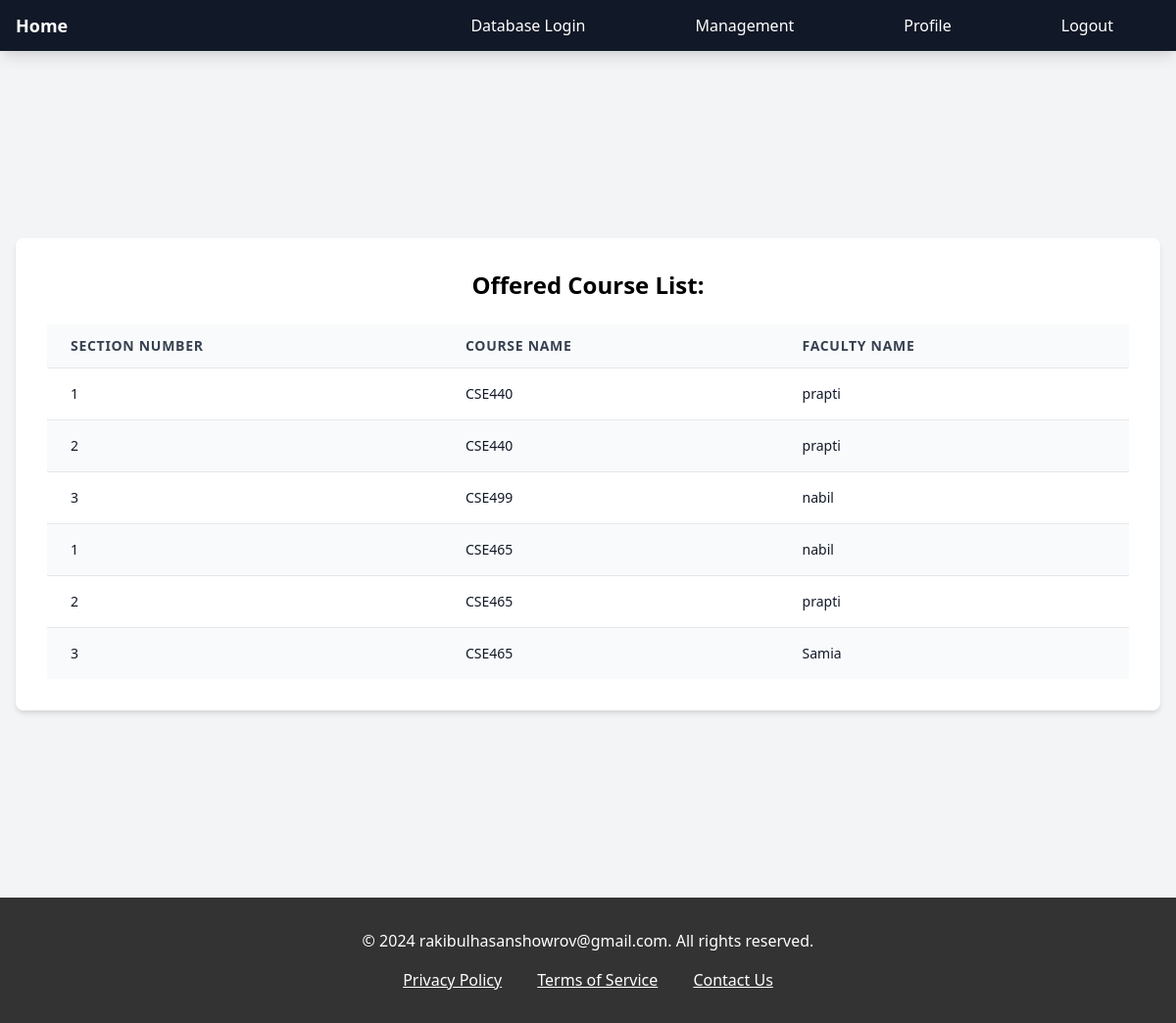
Page /dbmanage/courses/ (signed in) on the earlier database version.
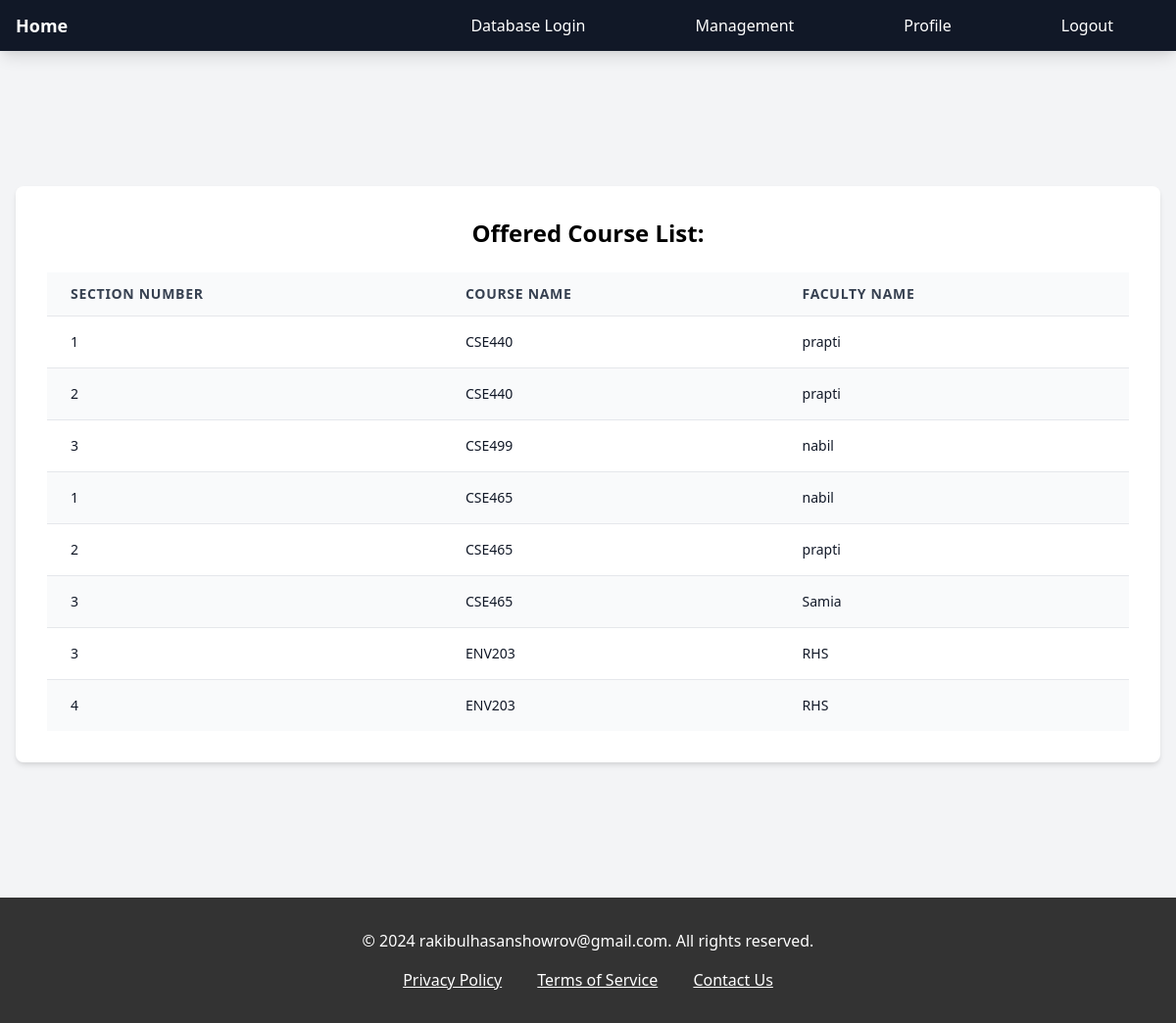
Same page on the later database version.
### userprofile/models.py (models this page shows, shortened)
class Course(models.Model):
    section_number = models.IntegerField()
    name = models.CharField(max_length=100)
    timing = models.CharField(max_length=20)  # Change to CharField to store the time in '12:15 PM' format
    faculty_name = models.CharField(max_length=100)
    class Meta:
        constraints = [
            models.UniqueConstraint(fields=['section_number', 'name'], name='unique_section_per_course')
        ]

### dbmanage/views.py (the view)
# urls.py: path('courses/', views.course_list, name='course_list'),
@login_required(login_url='login')
def course_list(request):
    courses = Course.objects.all()
    return render(request, 'course_list.html', {'courses': courses})

### templates/course_list.html (shortened to what this page needs)
{% extends 'base.html' %}
{% block content %}
<div class="min-h-screen bg-gray-100 flex items-center justify-center">
    <div class="bg-white shadow-md rounded-lg p-8 w-full">
        <h1 class="text-2xl font-semibold text-center mb-6">Offered Course List:</h1>
        <div class="overflow-x-auto">
            <table class="min-w-full bg-blue-50 divide-y divide-gray-200">
                <thead class="bg-gray-50">
                    <tr>
                        <th scope="col" class="px-6 py-3 text-left text-sm font-bold text-gray-700 uppercase tracking-wider">
                            Section Number
                        </th>
                        <th scope="col" class="px-6 py-3 text-left text-sm font-bold text-gray-700 uppercase tracking-wider">
                            Course Name
                        </th>
                        <th scope="col" class="px-6 py-3 text-left text-sm font-bold text-gray-700 uppercase tracking-wider">
                            Faculty Name
                        </th>
                    </tr>
                </thead>
                <tbody class="bg-white divide-y divide-gray-200">
                    {% for course in courses %}
                        <tr class="{% cycle 'bg-white' 'bg-gray-50' %}">
                            <td class="px-6 py-4 whitespace-nowrap text-sm text-gray-900">
                                {{ course.section_number }}
                            </td>
                            <td class="px-6 py-4 whitespace-nowrap text-sm text-gray-900">
                                {{ course.name }}
                            </td>
                            <td class="px-6 py-4 whitespace-nowrap text-sm text-gray-900">
                                {{ course.faculty_name }}
                            </td>
                        </tr>
                    {% endfor %}
                </tbody>
            </table>
        </div>
    </div>
</div>
{% endblock %}

Differences in the rows shown:
added Course: section_number "3", name "ENV203", faculty_name "RHS"
added Course: section_number "4", name "ENV203", faculty_name "RHS"
